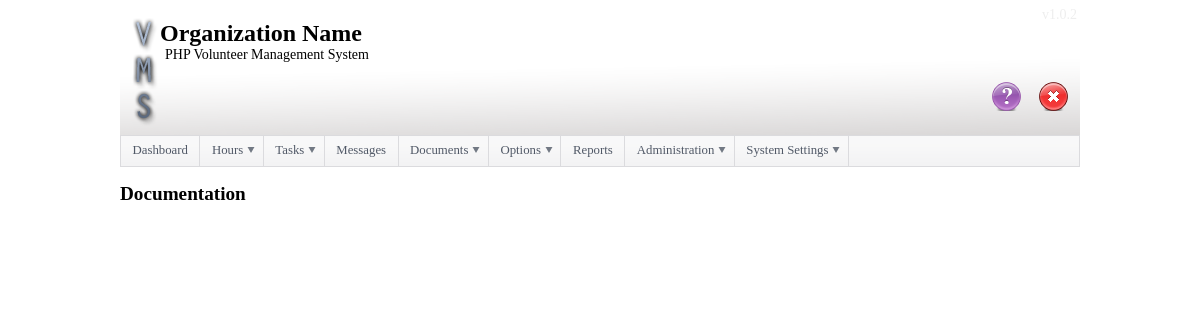
Screenshot of /?p=documentation (signed in) with the database file from the repository.
### tables this page shows
CREATE TABLE IF NOT EXISTS `application_settings` (
  `application_setting_name` varchar(255) NOT NULL,
  `application_setting` text NOT NULL,
  PRIMARY KEY (`application_setting_name`)
);

CREATE TABLE IF NOT EXISTS `mods` (
  `mod_name` varchar(255) NOT NULL,
  `mod_path` text NOT NULL,
  `mod_display_name` varchar(255) NOT NULL,
  `mod_parent_name` varchar(255) NOT NULL,
  `mod_acl_control_id` int(11) NOT NULL COMMENT 'lowest acl_control_id that can vire this mod...',
  `mod_weight` int(11) NOT NULL,
  `mod_type` int(11) NOT NULL COMMENT '1 = Main Menu Item 2 = Not Main Menu Item',
  `mod_can_en_dis` int(11) NOT NULL COMMENT '1 = Yes 2 = No',
  `mod_active_inactive` int(11) NOT NULL COMMENT '1 = Active 2 = Inactive',
  PRIMARY KEY (`mod_name`)
);

### config/get_application_settings.php (called while the page is built, shortened)
<?php
	$sql = "SELECT application_setting FROM application_settings WHERE application_setting_name = 'organization_name'";
	$result = mysql_fetch_assoc(mysql_query($sql));
	$organization_name = $result['application_setting'];
	$sql = "SELECT application_setting FROM application_settings WHERE application_setting_name = 'title'";
	$result = mysql_fetch_assoc(mysql_query($sql));
	$title = $result['application_setting'];
?>

### mods/menu/menu.php (the view, shortened to what this page needs)
<div id="content">
	<div id="header">
<h1><?php echo $organization_name; ?></h1>
		<p><?php echo $title; ?><span id="application_version"><a href="http://geekismybloodtype.com/projects/volunteer-management/" id="a_version">v<?php echo $version; ?></span></a></p>
		<div id="user_options"><?php if($_GET['p'] != 'login') { if(isset($_SESSION['volunteer_id'])) {?><a href="?p=documentation" id="documentation"><img src="img/icons/32x32/help.png" border="0"/></a><a href="?p=logoff"><img src="img/icons/32x32/cancel.png" border="0"/></a><?php } } ?></div>
	</div>
	<?php if($_GET['p'] != 'login') { ?>
	<?php if(isset($_SESSION['volunteer_id'])) { ?>
		<div id="main_menu">
			<ul id="menu">
				<?php
				$sql = "SELECT * FROM mods WHERE mod_type = '1' AND mod_acl_control_id <= '$_SESSION[volunteer_acl_id]' AND mod_active_inactive = '1' ORDER BY mod_weight";
				$result = mysql_query($sql);
				$num = mysql_num_rows($result);
				$i = 0;
				while ($i < $num) {
					$mod_display_name = mysql_result($result, $i, "mod_display_name");
					$mod_name = mysql_result($result, $i, "mod_name");
					$mod_parent_name = mysql_result($result, $i, "mod_parent_name");
					if($mod_parent_name == 'none') {
						$get_child_count = "SELECT * FROM mods WHERE mod_parent_name = '$mod_name' AND mod_type = '2' ORDER BY mod_weight";
						$get_child_count_result = mysql_query($get_child_count);
						$get_child_count_num = mysql_num_rows($get_child_count_result);
						if($get_child_count_num >= 1) {
							echo '<li>'.$mod_display_name.'<ul>';
							echo '</ul></li>';
						} else {
							echo '<li><a href="?p='.$mod_name.'">'.$mod_display_name.'</a></li>';
						}
					};
					$i++;
				}
				?>
			</ul>
<?php
}
}
?>

### index.php (shortened to what this page needs)
<?php
include 'header.php';
if(isset($_GET['p'])) {
	$sql = "SELECT * FROM mods WHERE mod_name = '$_GET[p]' AND mod_active_inactive = '1'";
	$result = mysql_fetch_assoc(mysql_query($sql));
	$page_display_name = $result['mod_display_name'];
	$page_acl_control = $result['mod_acl_control_id'];
	$mod_type = $result['mod_type'];
	if($_SESSION['volunteer_acl_id'] >= $page_acl_control || $_GET['p'] == 'login') {
		if($mod_type != '3') {
			include 'mods/menu/menu.php';
			echo '<div id="content">';
			echo '<h2 id="page_title">'.$page_display_name.'</h2>';
		}
		if($mod_type != '3') {
			echo '</div>';
		}
	}
}
?>

### css/styles.css (style rules this page uses)
body { margin:10px 0px; padding:0px; text-align:center; background-color:#FFF; font: 80% "Tahoma"; }
#a_version { color:#EEE; text-decoration:none; }
#content { width:960px; margin:0px auto; text-align:left; padding:0px; }
#header { background-image:url('../img/logos/logo.png'); height:125px; }
#user_options { margin-top:15px; padding-right:10px; float:right; }
#documentation { padding-right:15px; }
#header h1 { font-size:24px; margin:0px; padding:0px; padding-left:40px; padding-top:10px }
#header p { font-size:14px; margin:0px; padding:0px; padding-left:45px; padding-bottom:2px; }
#application_version { float:right; margin-top:-40px; color:#FFFFFF; padding-right:3px; }

### rows the page displays
application_settings: application_setting "Organization Name"
application_settings: application_setting "PHP Volunteer Management System"
mods: mod_display_name "Dashboard"
mods: mod_display_name "Hours"
mods: mod_display_name "Tasks"
mods: mod_display_name "Messages"
mods: mod_display_name "Documents"
mods: mod_display_name "Options"
mods: mod_display_name "Reports"
mods: mod_display_name "Administration"
mods: mod_display_name "System Settings"
mods: mod_display_name "Documentation"
